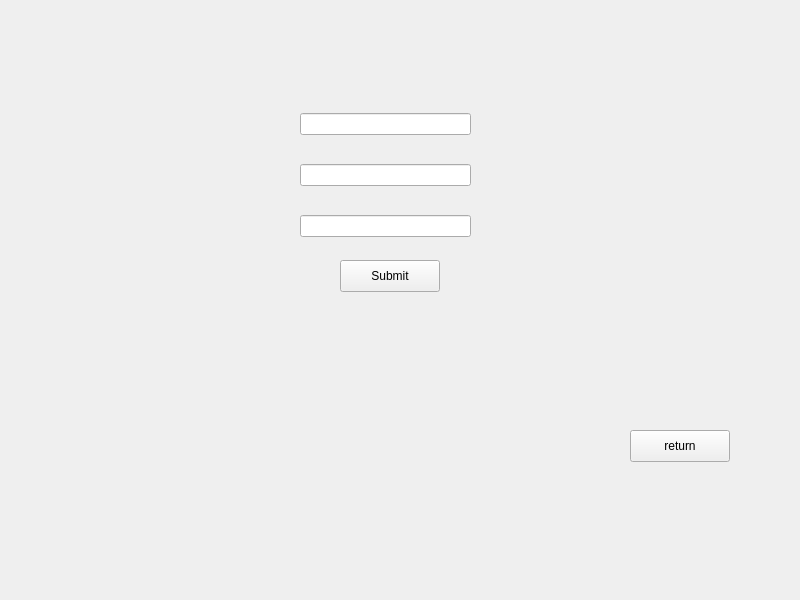
<?xml version="1.0" encoding="UTF-8"?>
<ui version="4.0">
 <class>RegisterWindow</class>
 <widget class="QMainWindow" name="RegisterWindow">
  <property name="geometry">
   <rect>
    <x>0</x>
    <y>0</y>
    <width>800</width>
    <height>600</height>
   </rect>
  </property>
  <property name="windowTitle">
   <string>FASTYTPIGN</string>
  </property>
  <widget class="QWidget" name="centralwidget">
   <widget class="QPushButton" name="SubmitButton">
    <property name="geometry">
     <rect>
      <x>340</x>
      <y>260</y>
      <width>100</width>
      <height>32</height>
     </rect>
    </property>
    <property name="text">
     <string>Submit</string>
    </property>
   </widget>
   <widget class="QPushButton" name="ReturnButton">
    <property name="geometry">
     <rect>
      <x>630</x>
      <y>430</y>
      <width>100</width>
      <height>32</height>
     </rect>
    </property>
    <property name="text">
     <string>return</string>
    </property>
   </widget>
   <widget class="QWidget" name="layoutWidget">
    <property name="geometry">
     <rect>
      <x>300</x>
      <y>90</y>
      <width>171</width>
      <height>171</height>
     </rect>
    </property>
    <layout class="QVBoxLayout" name="verticalLayout">
     <item>
      <widget class="QLineEdit" name="Username">
       <property name="text">
        <string/>
       </property>
      </widget>
     </item>
     <item>
      <widget class="QLineEdit" name="Password">
       <property name="text">
        <string/>
       </property>
      </widget>
     </item>
     <item>
      <widget class="QLineEdit" name="PasswordCopy"/>
     </item>
    </layout>
   </widget>
  </widget>
 </widget>
 <resources/>
 <connections/>
</ui>
